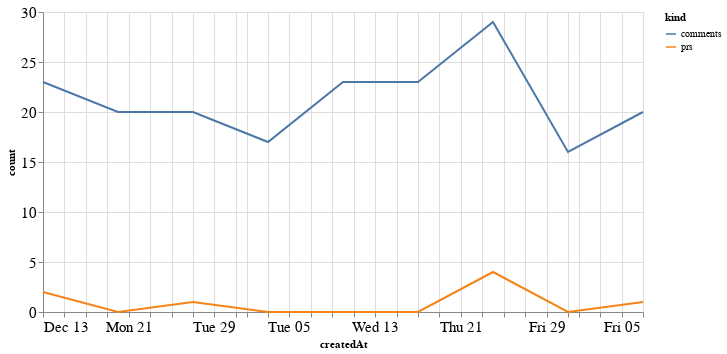

Source (notebook cell):
### Code cell
alt.Chart(total_time, width=600).mark_line().encode(
    x='createdAt',
    y='count',
    color='kind'
)

### Figure 1 — Vega-Lite specification as saved in the notebook (floating-point values rounded to 4 significant figures)
{"config": {"axisLeft": {"labelFontSize": 15}, "axisBottom": {"labelFontSize": 15}}, "data": {"name": "data-4c848ac909eb400a954e5829d0d34784"}, "mark": "line", "encoding": {"color": {"type": "nominal", "field": "kind"}, "x": {"type": "temporal", "field": "createdAt"}, "y": {"type": "quantitative", "field": "count"}}, "width": 600, "$schema": "https://vega.github.io/schema/vega-lite/v4.8.1.json", "datasets": {"data-4c848ac909eb400a954e5829d0d34784": [{"createdAt": "2020-12-13T00:00:00", "kind": "prs", "count": 2}, {"createdAt": "2020-12-20T00:00:00", "kind": "prs", "count": 0}, {"createdAt": "2020-12-27T00:00:00", "kind": "prs", "count": 1}, {"createdAt": "2021-01-03T00:00:00", "kind": "prs", "count": 0}, {"createdAt": "2021-01-10T00:00:00", "kind": "prs", "count": 0}, {"createdAt": "2021-01-17T00:00:00", "kind": "prs", "count": 0}, {"createdAt": "2021-01-24T00:00:00", "kind": "prs", "count": 4}, {"createdAt": "2021-01-31T00:00:00", "kind": "prs", "count": 0}, {"createdAt": "2021-02-07T00:00:00", "kind": "prs", "count": 1}, {"createdAt": "2020-12-13T00:00:00", "kind": "comments", "count": 23}, {"createdAt": "2020-12-20T00:00:00", "kind": "comments", "count": 20}, {"createdAt": "2020-12-27T00:00:00", "kind": "comments", "count": 20}, {"createdAt": "2021-01-03T00:00:00", "kind": "comments", "count": 17}, {"createdAt": "2021-01-10T00:00:00", "kind": "comments", "count": 23}, {"createdAt": "2021-01-17T00:00:00", "kind": "comments", "count": 23}, {"createdAt": "2021-01-24T00:00:00", "kind": "comments", "count": 29}, {"createdAt": "2021-01-31T00:00:00", "kind": "comments", "count": 16}, {"createdAt": "2021-02-07T00:00:00", "kind": "comments", "count": 20}]}}
